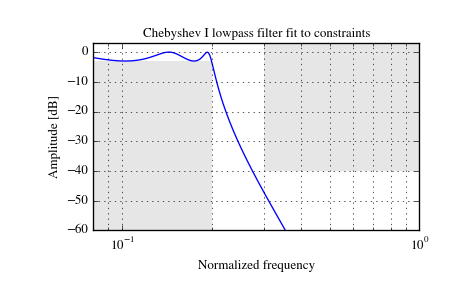

Write Python code to recreate this figure.
# Design a digital lowpass filter such that the passband is within 3 dB up
# to 0.2*(fs/2), while rejecting at least -40 dB above 0.3*(fs/2).  Plot its
# frequency response, showing the passband and stopband constraints in gray.

from scipy import signal
import matplotlib.pyplot as plt

N, Wn = signal.cheb1ord(0.2, 0.3, 3, 40)
b, a = signal.cheby1(N, 3, Wn, 'low')
w, h = signal.freqz(b, a)
plt.semilogx(w / np.pi, 20 * np.log10(abs(h)))
plt.title('Chebyshev I lowpass filter fit to constraints')
plt.xlabel('Normalized frequency')
plt.ylabel('Amplitude [dB]')
plt.grid(which='both', axis='both')
plt.fill([.01, 0.2, 0.2, .01], [-3, -3, -99, -99], '0.9', lw=0) # stop
plt.fill([0.3, 0.3,   2,   2], [ 9, -40, -40,  9], '0.9', lw=0) # pass
plt.axis([0.08, 1, -60, 3])
plt.show()
